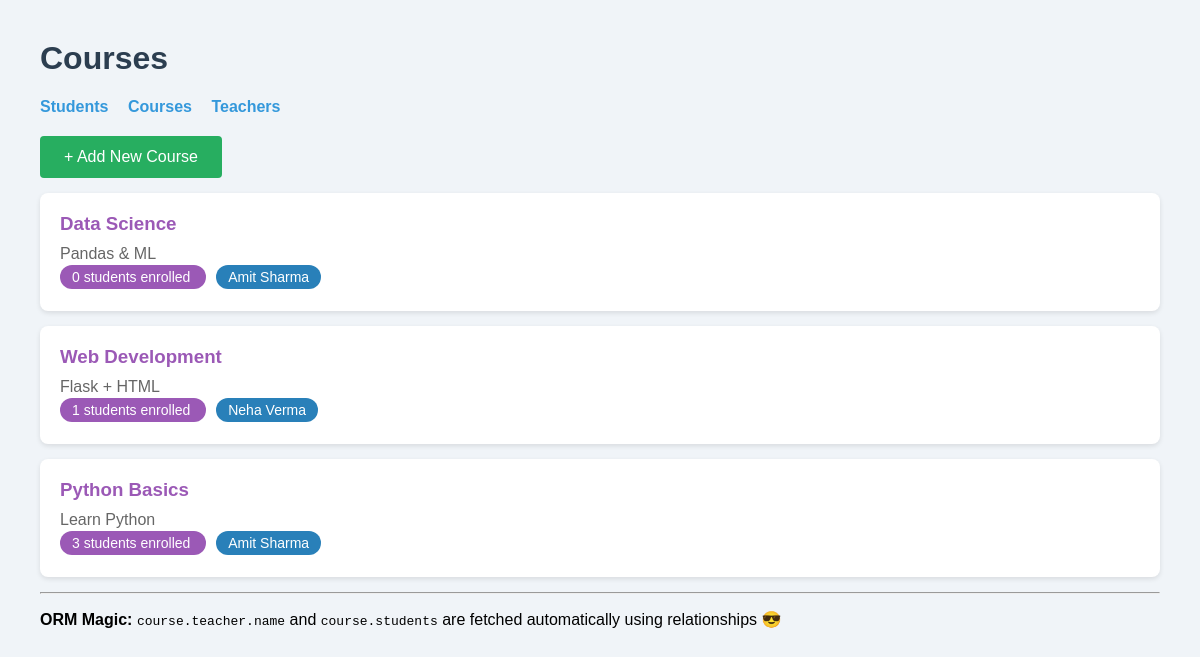
Screenshot of /courses with the database file from the repository.
### app.py (models this page shows, shortened)
class Course(db.Model):
    id = db.Column(db.Integer, primary_key=True)
    name = db.Column(db.String(100), nullable=False)
    description = db.Column(db.Text)
    teacher_id = db.Column(db.Integer, db.ForeignKey('teacher.id'))
    students = db.relationship('Student', backref='course', lazy=True)

class Teacher(db.Model):
    id = db.Column(db.Integer, primary_key=True)
    name = db.Column(db.String(100), nullable=False)
    email = db.Column(db.String(120), unique=True)
    courses = db.relationship('Course', backref='teacher', lazy=True)

### app.py (the view)
@app.route('/courses')
def courses():
    all_courses = Course.query.order_by(Course.id.desc()).all()
    return render_template('courses.html', courses=all_courses)

### templates/courses.html (shortened to what this page needs)
<!DOCTYPE html>
<html>
<head>
</head>
<body>
    <h1>Courses</h1>
    <nav>
        <a href="{{ url_for('index') }}">Students</a>
        <a href="{{ url_for('courses') }}">Courses</a>
        <a href="{{ url_for('teachers') }}">Teachers</a>
    </nav>
    <a href="{{ url_for('add_course') }}" class="btn">+ Add New Course</a>
    {% for course in courses %}
    <div class="course-card">
        <h3>{{ course.name }}</h3>
        <p>{{ course.description or 'No description' }}</p>
        <p>
            <span class="student-count">
                {{ course.students|length }} students enrolled
            </span>
            {% if course.teacher %}
                <span class="teacher-badge">
                    {{ course.teacher.name }}
                </span>
            {% else %}
                <span class="teacher-badge">
                    No Teacher
                </span>
            {% endif %}
        </p>
    </div>
    {% else %}
        <p>No courses yet.</p>
    {% endfor %}
    <hr>
    <p>
        <strong>ORM Magic:</strong>
        <code>course.teacher.name</code> and <code>course.students</code> are fetched automatically using relationships 😎
    </p>
</body>
</html>

### templates/courses.html (style rules this page uses)
body { font-family: Arial, sans-serif; margin: 40px; background: #f0f4f8; }
h1 { color: #2c3e50; }
nav { margin-bottom: 20px; }
nav a { margin-right: 15px; color: #3498db; text-decoration: none; font-weight: bold; }
.course-card { background: white; padding: 20px; margin: 15px 0; border-radius: 8px; box-shadow: 0 2px 5px rgba(0,0,0,0.1); }
.course-card h3 { margin: 0 0 10px 0; color: #9b59b6; }
.course-card p { color: #666; margin: 5px 0; }
.student-count { background: #9b59b6; color: white; padding: 4px 12px; border-radius: 12px; font-size: 14px; }
.teacher-badge { background: #2980b9; color: white; padding: 4px 12px; border-radius: 12px; font-size: 14px; margin-left: 10px; }
.btn { display: inline-block; padding: 12px 24px; background: #27ae60; color: white; text-decoration: none; border-radius: 4px; }

### rows the page displays
Course: name "Data Science", description "Pandas & ML", students|length "0", teacher.name "Amit Sharma"
Course: name "Web Development", description "Flask + HTML", students|length "1", teacher.name "Neha Verma"
Course: name "Python Basics", description "Learn Python", students|length "3", teacher.name "Amit Sharma"
